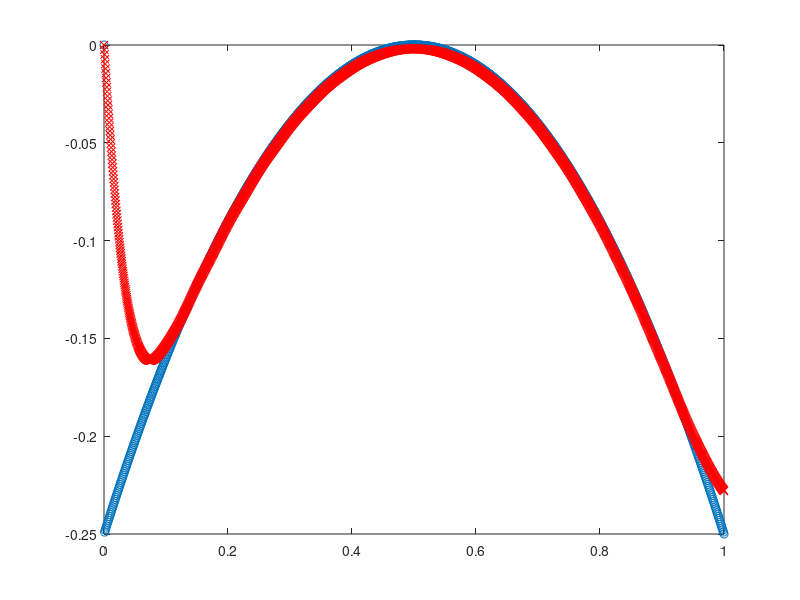

Reproduce this figure in MATLAB.
function eval_lwr_test()

close all;
clear all;

keyboard

xq = load('test_xq.txt');
x = load('test_x.txt');
yp = load('test_yp.txt');
y = load('test_y.txt');

figure(1)
hold on;
box on;
plot(x,y,'o');
plot(xq, yp, 'rx');
hold off;
